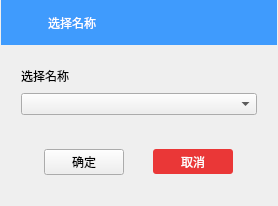
<?xml version="1.0" encoding="UTF-8"?>
<ui version="4.0">
 <class>FormSelectName</class>
 <widget class="QWidget" name="FormSelectName">
  <property name="geometry">
   <rect>
    <x>0</x>
    <y>0</y>
    <width>278</width>
    <height>206</height>
   </rect>
  </property>
  <property name="windowTitle">
   <string>FormSelectName</string>
  </property>
  <property name="styleSheet">
   <string notr="true">
QWidget#FormPassword{
	background-color: rgb(63, 155, 253);
}
QLineEdit {
      border: 1px solid #91c1f6;
      border-radius: 3px;
      padding: 0 8px;
      background: #f2f2f2;
};


font: 10pt &quot;微软雅黑&quot;;
color: rgb(59, 59, 59);
</string>
  </property>
  <layout class="QVBoxLayout" name="verticalLayout_3">
   <property name="spacing">
    <number>0</number>
   </property>
   <property name="leftMargin">
    <number>1</number>
   </property>
   <property name="topMargin">
    <number>0</number>
   </property>
   <property name="rightMargin">
    <number>1</number>
   </property>
   <property name="bottomMargin">
    <number>1</number>
   </property>
   <item>
    <widget class="QWidget" name="widgetTitle" native="true">
     <property name="minimumSize">
      <size>
       <width>0</width>
       <height>45</height>
      </size>
     </property>
     <property name="maximumSize">
      <size>
       <width>16777215</width>
       <height>45</height>
      </size>
     </property>
     <property name="styleSheet">
      <string notr="true">background-color: rgb(63, 155, 253);</string>
     </property>
     <layout class="QHBoxLayout" name="horizontalLayout_4" stretch="0,1,0">
      <item>
       <widget class="QLabel" name="label_14">
        <property name="minimumSize">
         <size>
          <width>30</width>
          <height>0</height>
         </size>
        </property>
        <property name="styleSheet">
         <string notr="true">image: url(:/icon/logo.png);</string>
        </property>
        <property name="text">
         <string/>
        </property>
       </widget>
      </item>
      <item>
       <widget class="QLabel" name="label_8">
        <property name="styleSheet">
         <string notr="true">font: 12pt &quot;微软雅黑&quot;;
color: rgb(254, 254, 254);</string>
        </property>
        <property name="text">
         <string>选择名称</string>
        </property>
       </widget>
      </item>
      <item>
       <widget class="QPushButton" name="pushButtonClose">
        <property name="minimumSize">
         <size>
          <width>30</width>
          <height>30</height>
         </size>
        </property>
        <property name="maximumSize">
         <size>
          <width>30</width>
          <height>30</height>
         </size>
        </property>
        <property name="styleSheet">
         <string notr="true">background-image: url(:/icon/logo/close1.png);</string>
        </property>
        <property name="text">
         <string/>
        </property>
        <property name="flat">
         <bool>true</bool>
        </property>
       </widget>
      </item>
     </layout>
    </widget>
   </item>
   <item>
    <widget class="QWidget" name="widgetCenter" native="true">
     <property name="styleSheet">
      <string notr="true">
QWidget#widgetCenter{
    background-color: rgb(255, 255, 255);
};
</string>
     </property>
     <layout class="QVBoxLayout" name="verticalLayout_2">
      <property name="leftMargin">
       <number>20</number>
      </property>
      <property name="topMargin">
       <number>20</number>
      </property>
      <property name="rightMargin">
       <number>20</number>
      </property>
      <property name="bottomMargin">
       <number>30</number>
      </property>
      <item>
       <layout class="QVBoxLayout" name="verticalLayout">
        <item>
         <widget class="QLabel" name="label">
          <property name="text">
           <string>选择名称</string>
          </property>
         </widget>
        </item>
        <item>
         <widget class="QComboBox" name="comboBox"/>
        </item>
        <item>
         <widget class="QLabel" name="labelState">
          <property name="styleSheet">
           <string notr="true">color: rgb(255, 0, 0);</string>
          </property>
          <property name="text">
           <string/>
          </property>
         </widget>
        </item>
        <item>
         <layout class="QHBoxLayout" name="horizontalLayout">
          <item>
           <widget class="QPushButton" name="pushButtonOK">
            <property name="maximumSize">
             <size>
              <width>80</width>
              <height>16777215</height>
             </size>
            </property>
            <property name="styleSheet">
             <string notr="true">QPushButton {
      border-radius: 3px;
      color:white;
      background-color: rgb(63, 155, 253);
      min-width: 80px;
      min-height: 25px;
  };</string>
            </property>
            <property name="text">
             <string>确定</string>
            </property>
           </widget>
          </item>
          <item>
           <widget class="QPushButton" name="pushButtoncancel">
            <property name="maximumSize">
             <size>
              <width>80</width>
              <height>16777215</height>
             </size>
            </property>
            <property name="styleSheet">
             <string notr="true">QPushButton {
      border-radius: 3px;
      color:white;
	  background-color: rgb(234, 55, 55);
      min-width: 80px;
      min-height: 25px;
  }</string>
            </property>
            <property name="text">
             <string>取消</string>
            </property>
           </widget>
          </item>
         </layout>
        </item>
       </layout>
      </item>
     </layout>
    </widget>
   </item>
  </layout>
 </widget>
 <layoutdefault spacing="6" margin="11"/>
 <tabstops>
  <tabstop>pushButtonOK</tabstop>
  <tabstop>pushButtoncancel</tabstop>
  <tabstop>pushButtonClose</tabstop>
 </tabstops>
 <resources>
  <include location="KeyRecorder.qrc"/>
 </resources>
 <connections/>
</ui>
